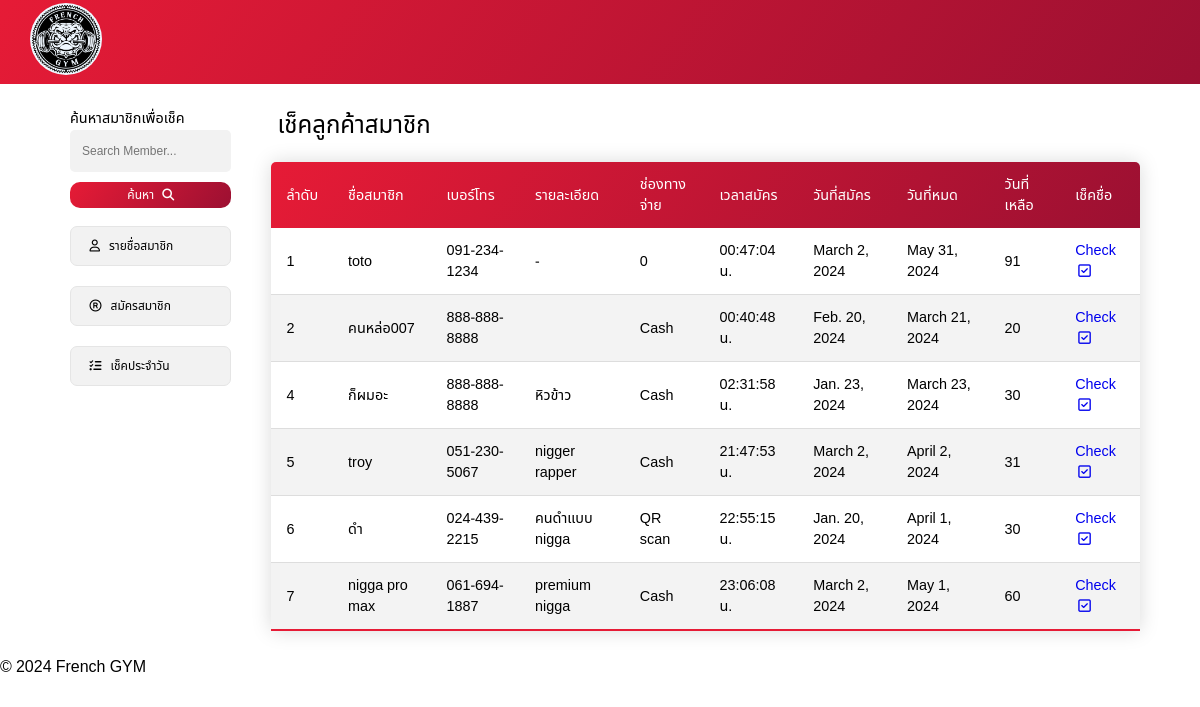
Page /check_member/ on the earlier database version.
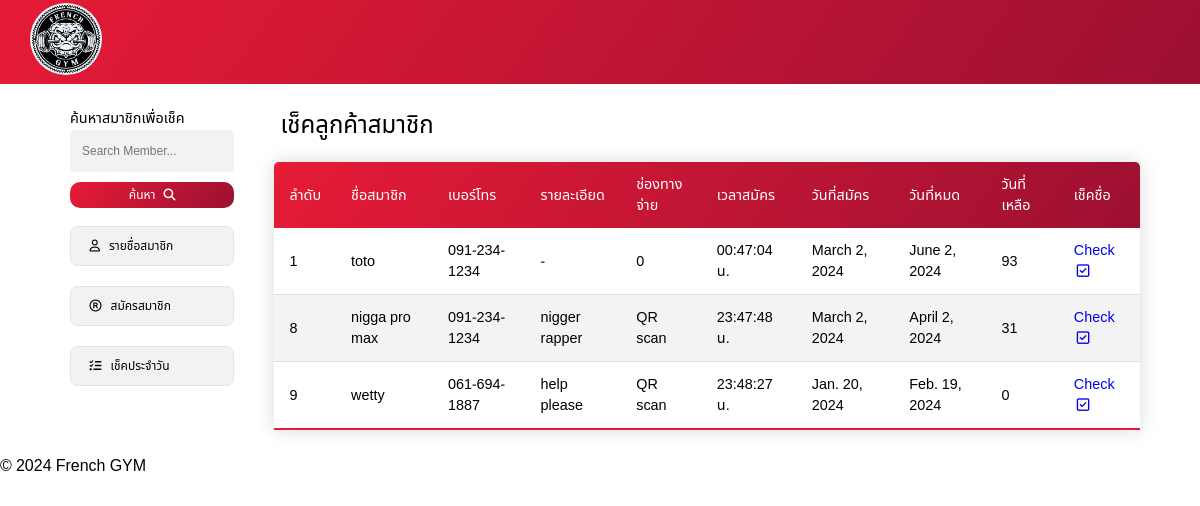
Same page on the later database version.
### membership/models.py (models this page shows, shortened)
class Register(models.Model):
    reg_id = models.AutoField(primary_key=True)
    name = models.CharField(max_length=100)
    tel = models.CharField(max_length=20)
    des = models.TextField()
    pay = models.CharField(max_length=20)
    current_time = models.CharField(max_length=20)
    start_date = models.DateField()
    end_date = models.DateField()
    remain_day = models.IntegerField()

### membership/views.py (the view)
# urls.py: path('check_member/', check_member),
def check_member(req):
    obj = Register.objects.all()
    return render(req, 'check_member.html', { 'Register': obj })

### membership/templates/check_member.html (shortened to what this page needs)
{% load static %}
<!DOCTYPE html>
<html lang="en">
<head>
    <link rel="stylesheet" href="{% static 'css/style.css' %}">
    <link rel="stylesheet" href="https://cdnjs.cloudflare.com/ajax/libs/font-awesome/6.5.1/css/all.min.css" />
</head>
<body>
    <nav>
        <div class="logo">
            <a href="/">
                <img src="{% static 'images/logo.png'%}" alt="">
            </a>
        </div>
    </nav>
    <div class="container">
        <div class="sidebar">
            <form action="/search_results_member/" method="GET">
                <div class="box-search">
                    <label class="title-search" for="search">ค้นหาสมาชิกเพื่อเช็ค</label>
                    <input type="text" class="member-search" name="q" placeholder="Search Member..." required>
                    <button type="submit" class="button-search">ค้นหา
                        <i class="fas fa-magnifying-glass" style="margin-left: 5px;"></i>
                    </button>
                </div>
            </form>
            <a href="/" class="sidebar-menus">
                <i class="fa-regular fa-user"></i>
                รายชื่อสมาชิก
            </a>
            <a href="/form/" class="sidebar-menus">
                <i class="fa-regular fa-registered"></i>
                สมัครสมาชิก
            </a>
            <a href="/check/" class="sidebar-menus">
                <i class="fas fa-list-check"></i>
                เช็คประจำวัน
            </a>
        </div>
        <div class="main-content">
            <div class="title-head">
                <h1 class="text-head">เช็คลูกค้าสมาชิก</h1>
            </div>
            <table class="table">
                <thead>
                    <tr>
                        <th>ลำดับ</th>
                        <th>ชื่อสมาชิก</th>
                        <th>เบอร์โทร</th>
                        <th>รายละเอียด</th>
                        <th>ช่องทางจ่าย</th>
                        <th>เวลาสมัคร</th>
                        <th>วันที่สมัคร</th>
                        <th>วันที่หมด</th>
                        <th>วันที่เหลือ</th>
                        <th>เช็คชื่อ</th>
                    </tr>
                </thead>
                <tbody>
                    {% for i in Register %}
                    <tr>
                        <td>{{ i.reg_id }}</td>
                        <td>{{ i.name }}</td>
                        <td>{{ i.tel }}</td>
                        <td>{{ i.des }}</td>
                        <td>{{ i.pay }}</td>
                        <td>{{ i.current_time }} น.</td>
                        <td>{{ i.start_date }}</td>
                        <td>{{ i.end_date }}</td>
                        <td>{{ i.remain_day }}</td>
                        <td><a href="{% url 'check_in' i.reg_id %}" class="button-edit">Check
                            <i class="fa-regular fa-square-check"></i></a></td>
                    </tr>
                    {% endfor %}
                </tbody>
            </table>
        </div>
    </div>
    <br>
    <footer>
        <p>© 2024 French GYM</p>
    </footer>
</body>
</html>
</body>
</html>

Differences in the rows shown:
removed Register: reg_id "2", name "คนหล่อ007", tel "888-888-8888", pay "Cash", current_time "00:40:48", start_date "Feb. 20, 2024", end_date "March 21, 2024", remain_day "20"
removed Register: reg_id "4", name "ก็ผมอะ", tel "888-888-8888", des "หิวข้าว", pay "Cash", current_time "02:31:58", start_date "Jan. 23, 2024", end_date "March 23, 2024", remain_day "30"
removed Register: reg_id "5", name "troy", tel "051-230-5067", des "nigger rapper", pay "Cash", current_time "21:47:53", start_date "March 2, 2024", end_date "April 2, 2024", remain_day "31"
removed Register: reg_id "6", name "ดำ", tel "024-439-2215", des "คนดำแบบ nigga", pay "QR scan", current_time "22:55:15", start_date "Jan. 20, 2024", end_date "April 1, 2024", remain_day "30"
removed Register: reg_id "7", name "nigga pro max", tel "061-694-1887", des "premium nigga", pay "Cash", current_time "23:06:08", start_date "March 2, 2024", end_date "May 1, 2024", remain_day "60"
changed Register "toto": end_date "May 31, 2024" → "June 2, 2024"; remain_day "91" → "93"
added Register: reg_id "8", name "nigga pro max", tel "091-234-1234", des "nigger rapper", pay "QR scan", current_time "23:47:48", start_date "March 2, 2024", end_date "April 2, 2024", remain_day "31"
added Register: reg_id "9", name "wetty", tel "061-694-1887", des "help please", pay "QR scan", current_time "23:48:27", start_date "Jan. 20, 2024", end_date "Feb. 19, 2024", remain_day "0"
